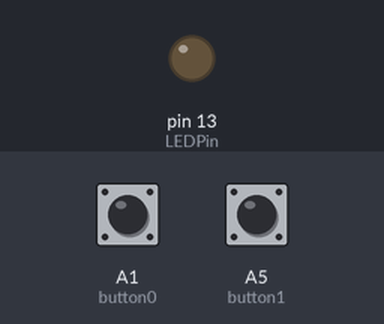
Simulated run of this sketch. Board: Teensy 4. On the bench: output pins drawn as LEDs (lit = HIGH). Inputs (shaded band) come from the test bench; at power-on: A1 (button0) HIGH, A5 (button1) HIGH.

Above: at 1.2 s.
1.3 s: A1 (button0) pulled LOW for 0.15 s
At 1.8 s:
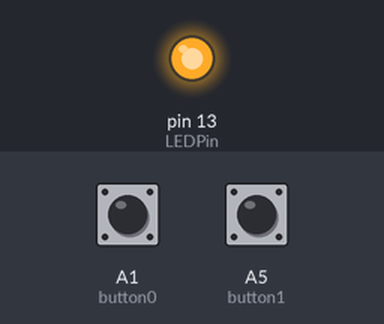
Timing chart, 0 to 4.3 s (numbered marks = the images above; inputs shaded):
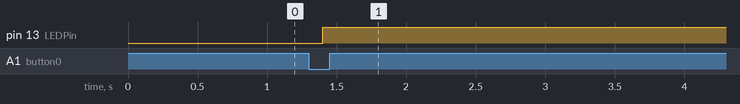

Measured:
- after the input at 1.3 s, pin 13 (LEDPin): LOW → HIGH after 0.10 s

The sketch:

MC_Microsoft_Teams.ino
```cpp
/*
 * MC_Microsoft_Teams.ino
 *
 * You must select "Keyboard" from the "Tools > USB Type:" menu
 *
 * pete@2xlnetworks.com
 *
 */


// NOTE: Toggle of video only works in the desktop client, not the browser
int OS = 0;  // set OS = 0 for macOS or OS = 1 for Windows

// ------------------------------------------------------ //

#include <Bounce2.h>

Bounce button0 = Bounce(15, 50); // D microphone
Bounce button1 = Bounce(19, 50); // E camera

int LEDPin = 13;

void setup() {
  pinMode(15, INPUT_PULLUP);
  pinMode(19, INPUT_PULLUP);
  pinMode(LEDPin, OUTPUT);
}

void loop() {

  if (button0.update()) {
    if (button0.fallingEdge()) {
      if (OS == 0) {
        Keyboard.set_modifier(MODIFIERKEY_GUI | MODIFIERKEY_SHIFT); // macOS
      }
      else {
        Keyboard.set_modifier(MODIFIERKEY_CTRL | MODIFIERKEY_SHIFT); // Windows
      }
      Keyboard.set_key1(KEY_M);
      Keyboard.send_now();
      digitalWrite(LEDPin, LOW);
      delay(50);
      digitalWrite(LEDPin, HIGH);
      Keyboard.set_modifier(0);
      Keyboard.set_key1(0);
      Keyboard.send_now();
    }
  }

  if (button1.update()) {
    if (button1.fallingEdge()) {
      if (OS == 0) {
        Keyboard.set_modifier(MODIFIERKEY_GUI | MODIFIERKEY_SHIFT); // macOS
      }
      else {
        Keyboard.set_modifier(MODIFIERKEY_CTRL | MODIFIERKEY_SHIFT); // Windows
      }
      Keyboard.set_key1(KEY_O);
      Keyboard.send_now();
      digitalWrite(LEDPin, LOW);
      delay(50);
      digitalWrite(LEDPin, HIGH);
      Keyboard.set_modifier(0);
      Keyboard.set_key1(0);
      Keyboard.send_now();
    }
  }

}
```
